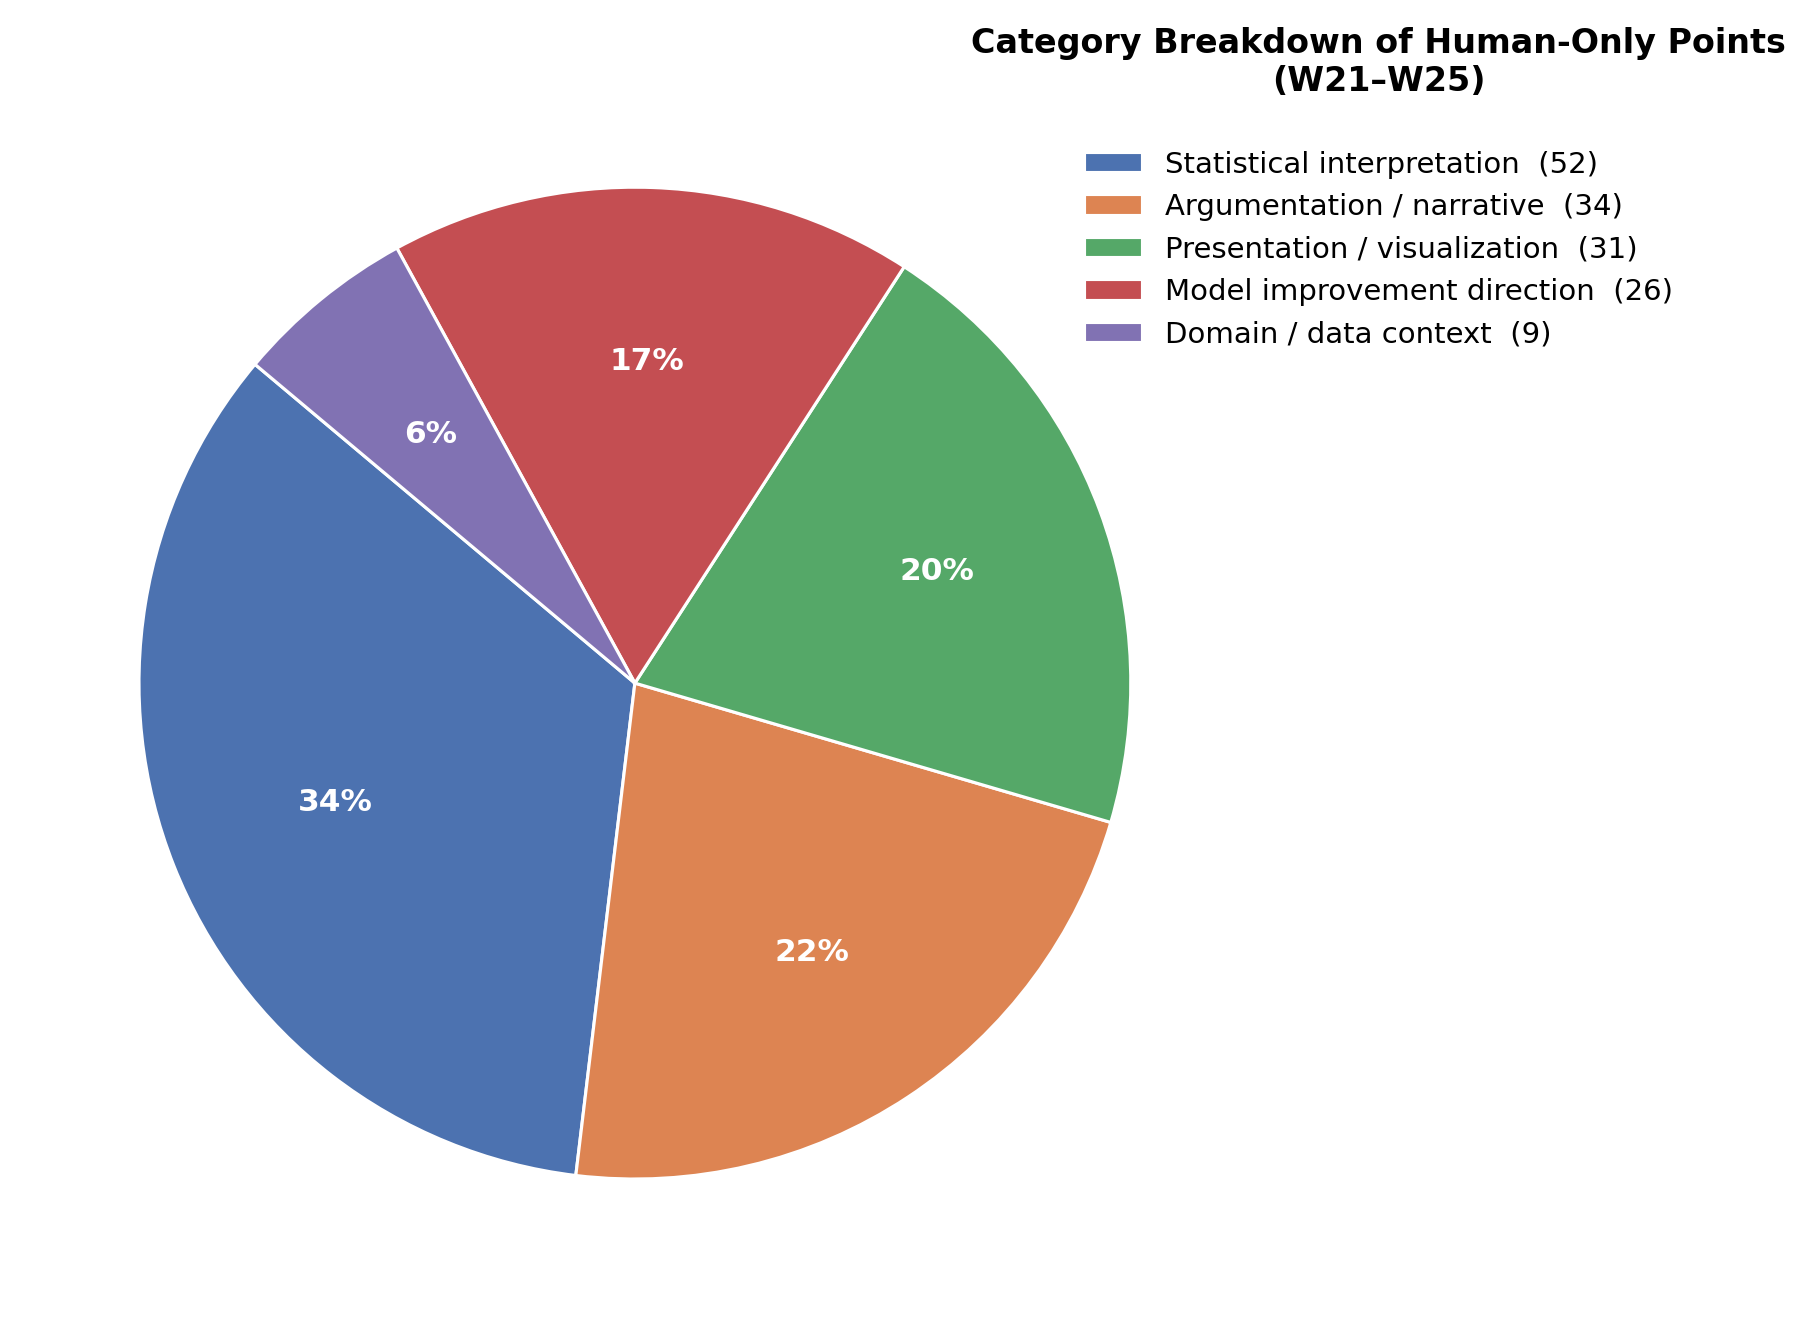

The script that saved this image:
import matplotlib
matplotlib.use('Agg')
import matplotlib.pyplot as plt

plt.rcParams['font.family'] = 'DejaVu Sans'

themes = [
    'Statistical\ninterpretation',
    'Argumentation /\nnarrative',
    'Presentation /\nvisualization',
    'Model improvement\ndirection',
    'Domain /\ndata context',
]
counts = [52, 34, 31, 26, 9]
colors = ['#4C72B0', '#DD8452', '#55A868', '#C44E52', '#8172B3']

fig, ax = plt.subplots(figsize=(13, 9))

wedges, _, autotexts = ax.pie(
    counts,
    labels=None,
    colors=colors,
    autopct='%1.0f%%',
    startangle=140,
    pctdistance=0.65,
    wedgeprops=dict(edgecolor='white', linewidth=1.5),
)

for at in autotexts:
    at.set_fontsize(15)
    at.set_fontweight('bold')
    at.set_color('white')

legend_labels = [f'{t}  ({c})' for t, c in zip(
    ['Statistical interpretation', 'Argumentation / narrative',
     'Presentation / visualization', 'Model improvement direction',
     'Domain / data context'],
    counts
)]
legend = ax.legend(wedges, legend_labels,
                   loc='center left',
                   bbox_to_anchor=(0.75, 0.9),
                   fontsize=14,
                   frameon=False,
                   title='Category Breakdown of Human-Only Points\n(W21–W25)\n',
                   title_fontsize=16)
legend.get_title().set_fontweight('bold')
legend.get_title().set_multialignment('center')

plt.tight_layout()
plt.savefig('theme_piechart.png', dpi=150, bbox_inches='tight')
print("Saved: theme_piechart.png")
